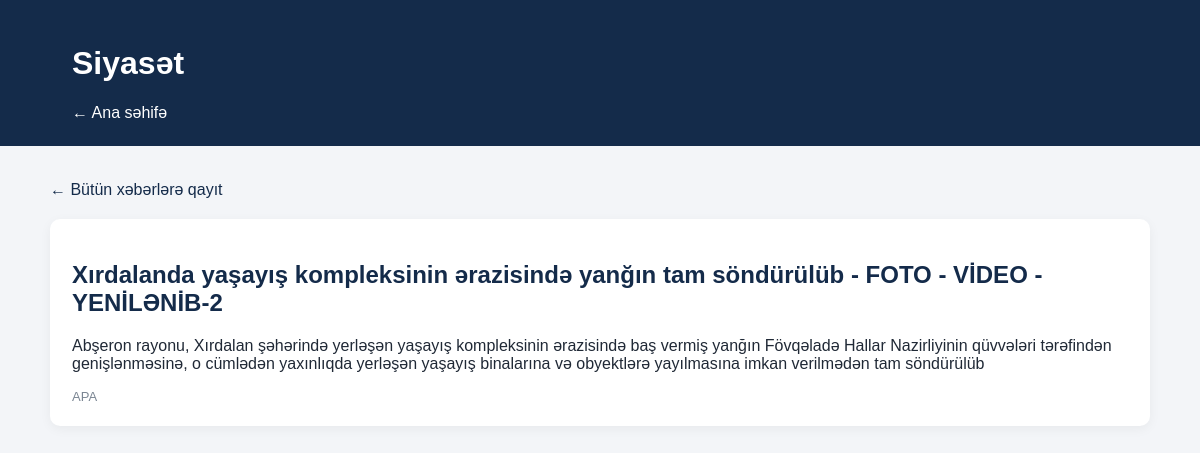
/category/siyasət/, run on an earlier commit of the app's database.
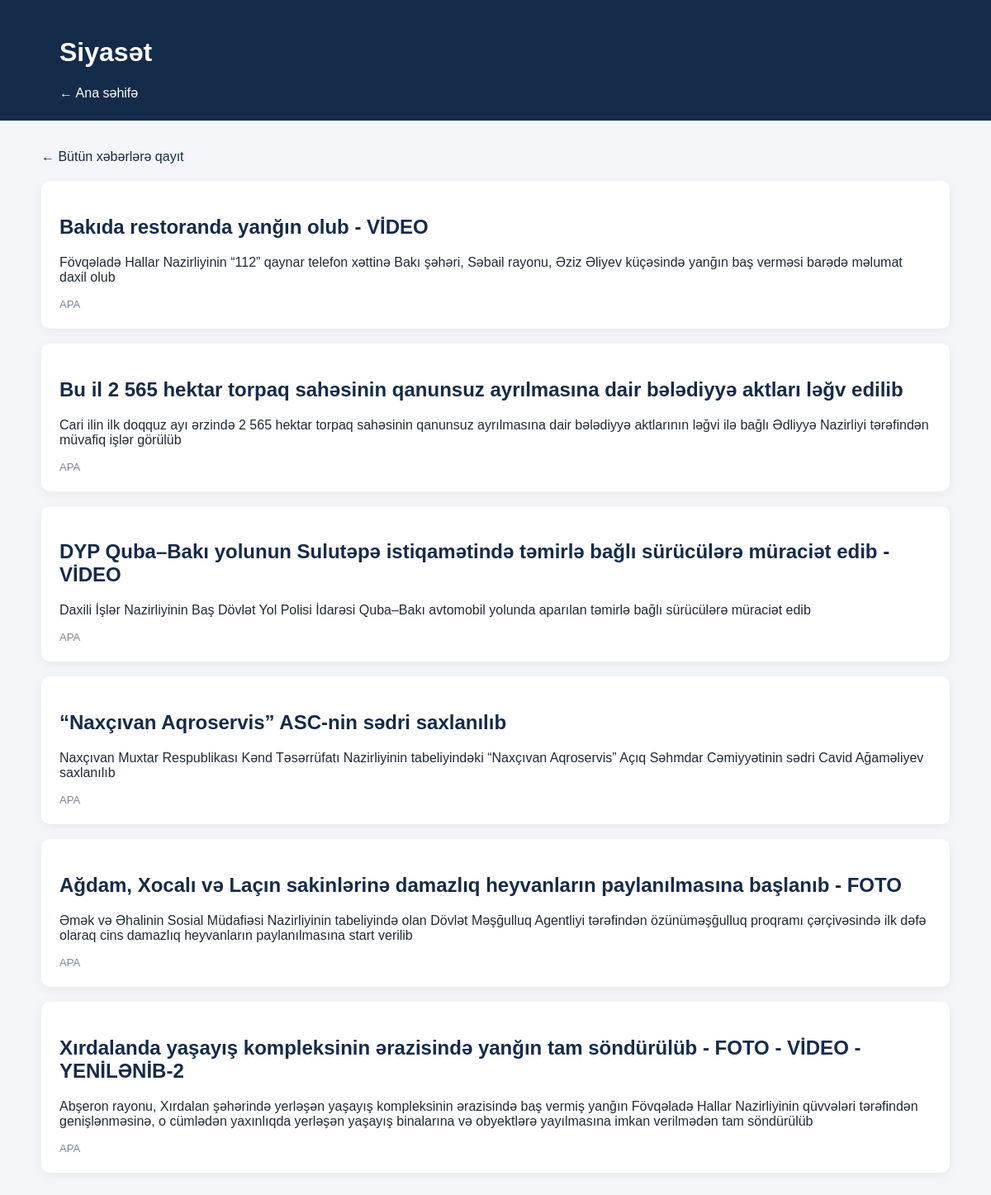
And on a later commit of the database.
### news/models.py (models this page shows, shortened)
class Category(models.Model):
    name = models.CharField(max_length=100, unique=True)
    slug = models.SlugField(max_length=120, unique=True, blank=True)
    description = models.TextField(blank=True)
    class Meta:
        verbose_name = "Kateqoriya"
        verbose_name_plural = "Kateqoriyalar"

class News(models.Model):
    class Status(models.TextChoices):
        PENDING = "pending", "Pending"
        PUBLISHED = "published", "Published"
        REJECTED = "rejected", "Rejected"
    title = models.CharField(max_length=300)
    slug = models.SlugField(max_length=350, unique=True, blank=True)
    summary = models.TextField(blank=True)
    content = models.TextField(blank=True)
    image_url = models.URLField(max_length=1000, blank=True)
    source = models.CharField(max_length=200)
    original_url = models.URLField(max_length=1000, unique=True)
    category = models.ForeignKey(
        Category,
        on_delete=models.SET_NULL,
        null=True,
        blank=True,
        related_name="news"
    )
    published_at = models.DateTimeField(null=True, blank=True)
    fetched_at = models.DateTimeField(auto_now_add=True)
    views_count = models.PositiveIntegerField(default=0)
    priority = models.PositiveIntegerField(default=0)
    status = models.CharField(
        max_length=20,
        choices=Status.choices,
        default=Status.PENDING
    )
    created_at = models.DateTimeField(auto_now_add=True)
    class Meta:
        ordering = ["-priority", "-published_at", "-created_at"]
        verbose_name = "Xəbər"
        verbose_name_plural = "Xəbərlər"

### news/views.py (the view)
# urls.py: re_path(r"^category/(?P<slug>[-a-zA-Z0-9_\u0080-\uffff]+)/$", views.category_news, name="category_news",),
def category_news(request, slug):
    category = get_object_or_404(
        Category,
        slug=slug
    )
    news_list = News.objects.filter(
        category=category,
        status=News.Status.PUBLISHED
    ).order_by("-published_at", "-created_at")
    categories = Category.objects.all().order_by("name")
    context = {
        "category": category,
        "news_list": news_list,
        "categories": categories,
    }
    return render(request, "category.html", context)

### templates/category.html (shortened to what this page needs)
<!DOCTYPE html>
<html lang="az">
<head>
</head>
<body>
<header>
    <h1>{{ category.name }}</h1>
    <a href="{% url 'home' %}">← Ana səhifə</a>
</header>
<main>
    <a class="back" href="{% url 'home' %}">
        ← Bütün xəbərlərə qayıt
    </a>
    {% for news in news_list %}
        <article class="news-card">
            <h2>
                <a href="{% url 'news_detail' news.slug %}">
                    {{ news.title }}
                </a>
            </h2>
            <p>
                {{ news.summary|default:"Xəbərin davamını oxuyun."|truncatewords:35 }}
            </p>
            <div class="meta">
                {{ news.source }}
            </div>
        </article>
    {% empty %}
        <p>Bu kateqoriyada hələ dərc edilmiş xəbər yoxdur.</p>
    {% endfor %}
</main>
</body>
</html>

### templates/category.html (style rules this page uses)
body { margin: 0; font-family: Arial, sans-serif; background: #f3f5f8; color: #202936; }
header { background: #142b4a; color: white; padding: 24px 6%; }
header a { color: white; text-decoration: none; }
main { max-width: 1100px; margin: 35px auto; padding: 0 20px; }
.news-card { background: white; padding: 22px; margin-bottom: 18px; border-radius: 10px; box-shadow: 0 3px 12px rgba(0, 0, 0, 0.05); }
.news-card h2 a { color: #142b4a; text-decoration: none; }
.meta { color: #7a8592; font-size: 13px; }
.back { display: inline-block; margin-bottom: 20px; color: #142b4a; text-decoration: none; }

What changed in the data, as far as the page shows it:
added News: title "Bakıda restoranda yanğın olub - VİDEO", summary "Fövqəladə Hallar Nazirliyinin “112” qaynar telefon xəttinə Bakı şəhəri, Səbail rayonu, Əziz Əliyev küçəsində yanğın baş verməsi barədə məlumat daxil olub", source "APA"
added News: title "Bu il 2 565 hektar torpaq sahəsinin qanunsuz ayrılmasına dair bələdiyyə aktları ləğv edilib", summary "Cari ilin ilk doqquz ayı ərzində 2 565 hektar torpaq sahəsinin qanunsuz ayrılmasına dair bələdiyyə aktlarının ləğvi ilə bağlı Ədliyyə Nazirliyi tərəfindən müvafiq işlər görülüb", source "APA"
added News: title "DYP Quba–Bakı yolunun Sulutəpə istiqamətində təmirlə bağlı sürücülərə müraciət edib - VİDEO", summary "Daxili İşlər Nazirliyinin Baş Dövlət Yol Polisi İdarəsi Quba–Bakı avtomobil yolunda aparılan təmirlə bağlı sürücülərə müraciət edib", source "APA"
added News: title "“Naxçıvan Aqroservis” ASC-nin sədri saxlanılıb", summary "Naxçıvan Muxtar Respublikası Kənd Təsərrüfatı Nazirliyinin tabeliyindəki “Naxçıvan Aqroservis” Açıq Səhmdar Cəmiyyətinin sədri Cavid Ağaməliyev saxlanılıb", source "APA"
added News: title "Ağdam, Xocalı və Laçın sakinlərinə damazlıq heyvanların paylanılmasına başlanıb - FOTO", summary "Əmək və Əhalinin Sosial Müdafiəsi Nazirliyinin tabeliyində olan Dövlət Məşğulluq Agentliyi tərəfindən özünüməşğulluq proqramı çərçivəsində ilk dəfə olaraq cins damazlıq heyvanların paylanılmasına start verilib", source "APA"
